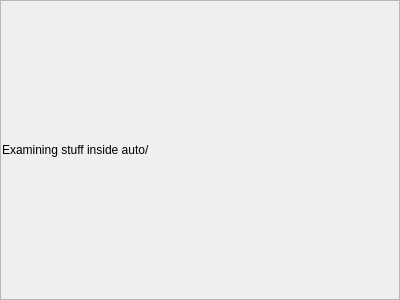
<?xml version="1.0" encoding="UTF-8"?>
<ui version="4.0">
 <class>Frame</class>
 <widget class="QFrame" name="Frame">
  <property name="geometry">
   <rect>
    <x>0</x>
    <y>0</y>
    <width>400</width>
    <height>300</height>
   </rect>
  </property>
  <property name="windowTitle">
   <string>Frame</string>
  </property>
  <property name="frameShape">
   <enum>QFrame::StyledPanel</enum>
  </property>
  <property name="frameShadow">
   <enum>QFrame::Raised</enum>
  </property>
  <layout class="QVBoxLayout" name="verticalLayout" stretch="0">
   <property name="spacing">
    <number>1</number>
   </property>
   <property name="margin">
    <number>1</number>
   </property>
   <item>
    <widget class="QLabel" name="label">
     <property name="maximumSize">
      <size>
       <width>16777215</width>
       <height>30</height>
      </size>
     </property>
     <property name="text">
      <string>Examining stuff inside auto/</string>
     </property>
    </widget>
   </item>
  </layout>
 </widget>
 <resources/>
 <connections/>
</ui>
